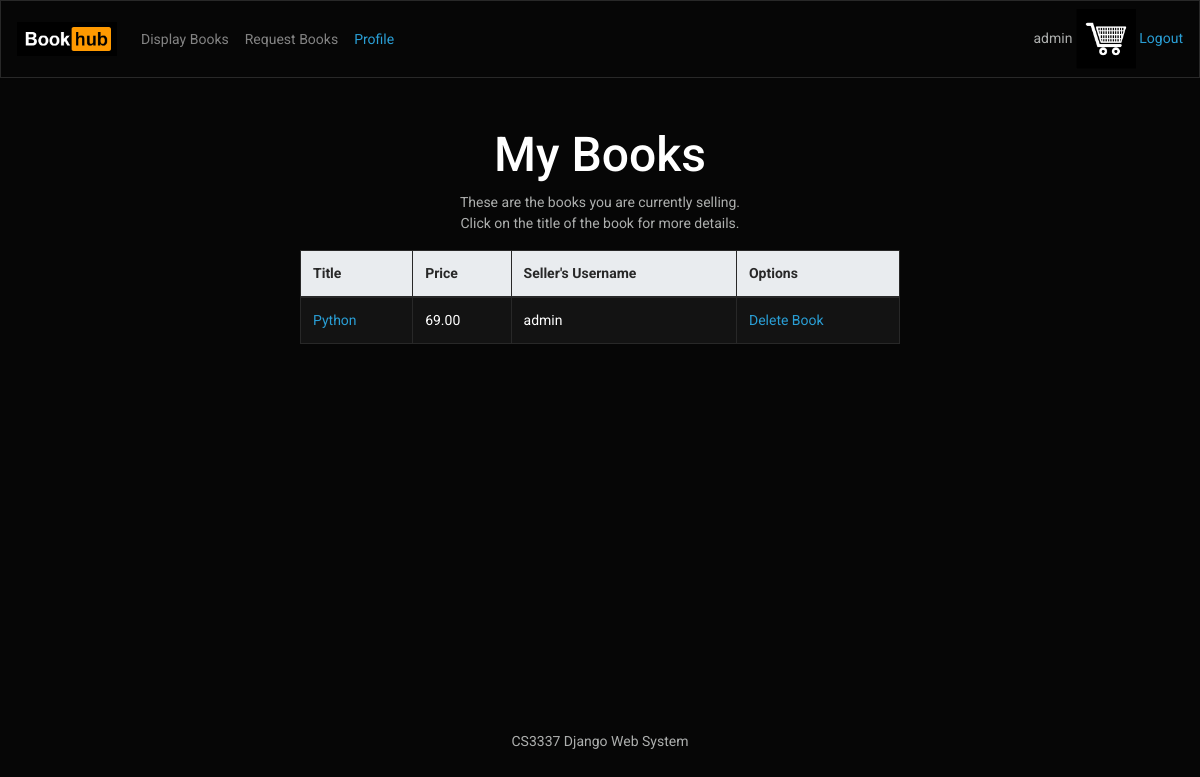
The app's page /mybooks (signed in), older data.
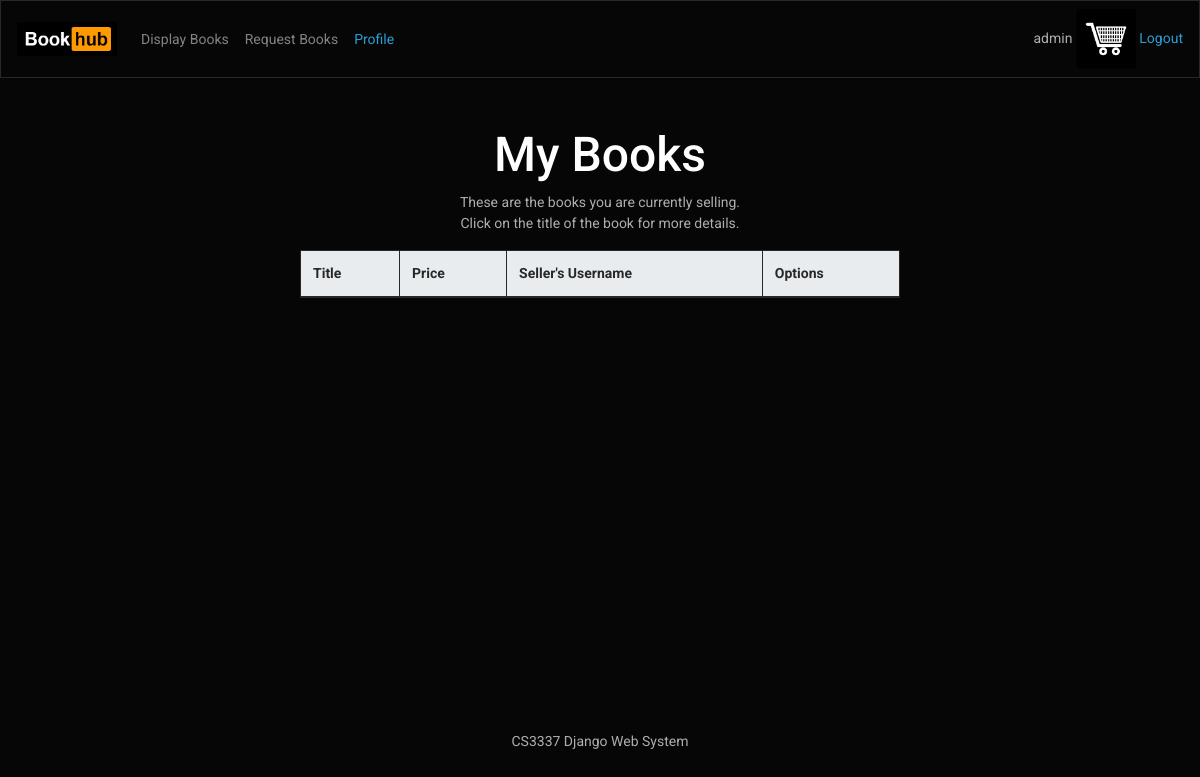
The same page, newer data.
### bookMng/models.py (models this page shows, shortened)
class Book(models.Model):
    name = models.CharField(max_length=200)
    web = models.URLField(max_length=200)
    price = models.DecimalField(decimal_places=2,max_digits=6)
    publishdate = models.DateField(auto_now=True)
    picture = models.FileField(upload_to='bookEx/static/uploads')
    pic_path = models.CharField(max_length=300, editable=False, blank=True)
    username = models.ForeignKey(User, blank=True, null=True, on_delete=models.CASCADE)

### bookMng/views.py (the view)
# urls.py: path('mybooks', views.mybooks, name='mybooks'),
@login_required(login_url=reverse_lazy('login'))
def mybooks(request):
    books = Book.objects.filter(username=request.user)
    for b in books:
        b.pic_path = b.picture.url[14:]
    return render(request,
        'bookMng/mybooks.html',
        {
            'item_list': MainMenu.objects.all(),
            'books': books
        })

### bookEx/templates/bookMng/mybooks.html (shortened to what this page needs)
{% extends "base.html" %}
{% load static %}
{% block logo %}
<a class="navbar-brand" href="/">
<img src= "{% static 'logoHorz.png' %}" class="" style="width: 100px">
</a>
{% endblock logo%}
{% block navbar_item %}
    <li class="nav-item">
        <a class="nav-link" href="/displaybooks">Display Books</a>
    </li>
    <li class="nav-item">
        <a class="nav-link" href="/requestbook">Request Books</a>
    </li>
    <li class="nav-item active">
        <a class="nav-link text-primary" href="/mybooks">Profile</a>
    </li>
{% endblock navbar_item %}
{% block main_content %}
<div class="text-center">
    <h2> My Books </h2>
    <p> These are the books you are currently selling. <br>Click on the title of the book for more details.</p>
</div>
<table class="table table-striped table-bordered mx-auto" align="center" border="2">
    <thead class="thead-light">
        <tr>
            <th class="font-weight-bold">Title</th>
            <th class="font-weight-bold">Price</th>
            <th class="font-weight-bold">Seller's Username</th>
            <th class="font-weight-bold">Options</th>
        </tr>
    </thead>
    {% for book in books %}
        <tr>
            <td>
                <a href="book_detail/{{ book.id }}">
                    {{ book.name }}
                </a>
            </td>
            <td>
                {{ book.price }}
            </td>
            <td>
                {{ book.username }}
            </td>
            <td>
                <a href="book_delete/{{ book.id }}"> Delete Book </a>
            </td>
        </tr>
    {% endfor %}
</table>
{% endblock main_content %}

Row changes from the older to the newer data that the page shows:
removed Book: name "Python", price "69.00", username "admin"
